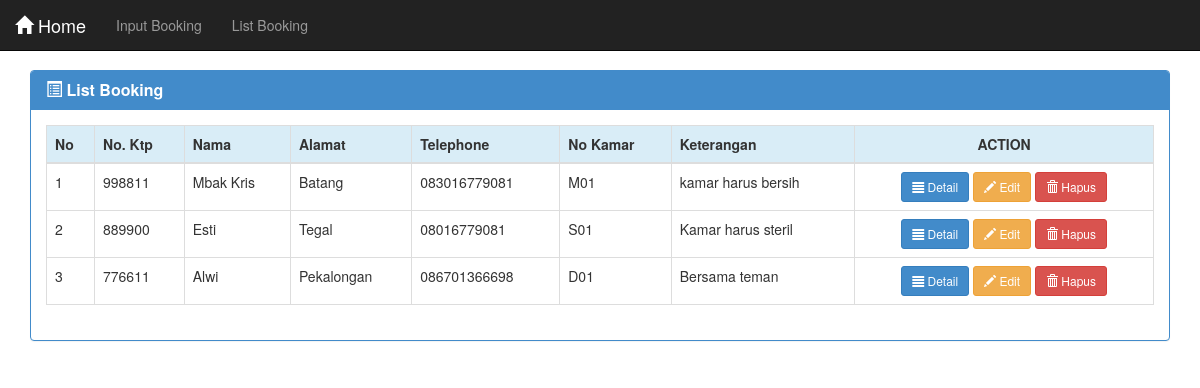
Screenshot of /rekap.php with the database file from the repository.
### tables this page shows
CREATE TABLE IF NOT EXISTS `tamu` (
  `id` int(20) NOT NULL,
  `nama` varchar(40) NOT NULL,
  `jns_kel` varchar(20) NOT NULL,
  `notelp` char(13) NOT NULL,
  `jalan` varchar(100) NOT NULL,
  `provinsi` varchar(40) NOT NULL,
  `kota` varchar(30) NOT NULL,
  `kd_pos` int(7) NOT NULL,
  `tgl_checkin` date NOT NULL,
  `tgl_checkout` date NOT NULL,
  `keterangan` varchar(100) NOT NULL,
  `no_kamar` char(5) NOT NULL
);

### rekap.php (the view, shortened to what this page needs)
<!DOCTYPE html>
<html>
  <head>
    <?php
    $sql = mysql_query("SELECT id, nama, jns_kel, notelp, jalan, kota, provinsi, kd_pos, keterangan, no_kamar FROM tamu ORDER BY id DESC");
    ?>
    <link href="css/bootstrap.min.css" rel="stylesheet">
    <link href="css/datepicker.css" rel="stylesheet">
  </head>
  <body>
    <div class="container">
      <?php include 'nav.php'; ?>
      <div class="row">
        <div class="col-lg-12">
        </div>
      </div>
      <div class="row">
      	<div class="col-md-12">
          <div class="panel panel-primary">
            <div class="panel-heading">
              <h3 class="panel-title"><i class="glyphicon glyphicon-list-alt"></i><b> List Booking</b> </h3>
            </div>
        <div class="panel-body">
      		 <table class="table table-hover table-bordered">
      			<thead>
      			  <tr class="info">
                  <th>No</th>
                  <th>No. Ktp</th>
                  <th>Nama</th>
                  <th>Alamat</th>
                  <th>Telephone</th>
                  <th>No Kamar</th>
                  <th>Keterangan</th>
                  <th><center>ACTION</center></th>
      				</tr>
      			</thead>
            <tbody>
                <?php
                $no=1;
                ?>
                <?php while ($row = mysql_fetch_array($sql)) { ?>
                <tr class="striped">
                    <td><?php echo $no++ ?></td>
                    <td><?php echo $row['id']; ?></td>
                    <td><?php echo $row['nama']; ?></td>
                    <td><?php echo $row['kota']; ?></td>
                    <td><?php echo $row['notelp']; ?></td>
                    <td><?php echo $row['no_kamar']; ?></td>
                    <td><?php echo $row['keterangan']; ?></td>
                <td align="center">
                  <a href="detail.php?id=<?php echo $row['id']; ?>" class="btn btn-sm btn-primary"><span class="glyphicon glyphicon-align-justify" aria-hidden="true"></span> Detail</a>
                  <a href="edit.php?id=<?php echo $row['id']; ?>" class="btn btn-sm btn-warning"><span class="glyphicon glyphicon-pencil" aria-hidden="true"></span> Edit</a>
                  <a href="hapus.php?id=<?php echo $row['id']; ?>" onclick ="if (!confirm('Apakah Anda yakin akan menghapus data ini?')) return false;" class="btn btn-sm btn-danger"><span class="glyphicon glyphicon-trash" aria-hidden="true"></span> Hapus</a>
                </td>
              </tr>
                <?php   }   ?>
          </tbody>
      		</table>
          </div>
        </div>
      </div>
    </div>
  </body>
</html>

### nav.php (shortened to what this page needs)
<nav class="navbar navbar-inverse navbar-fixed-top">
  <div class="container-fluid">
    <div class="navbar-header">
      <a class="navbar-brand" href="index.php"><i class="glyphicon glyphicon-home"></i> Home</a>
    </div>
    <div id="navbar" class="navbar-collapse collapse">
      <ul class="nav navbar-nav">
        <li><a href="index.php">Input Booking</a></li>
        <li><a href="rekap.php">List Booking</a></li>
      </ul>
    </div>
  </div>
</nav>

### rows the page displays
tamu: id "998811", nama "Mbak Kris", kota "Batang", notelp "083016779081", no_kamar "M01", keterangan "kamar harus bersih"
tamu: id "889900", nama "Esti", kota "Tegal", notelp "08016779081", no_kamar "S01", keterangan "Kamar harus steril"
tamu: id "776611", nama "Alwi", kota "Pekalongan", notelp "086701366698", no_kamar "D01", keterangan "Bersama teman"
